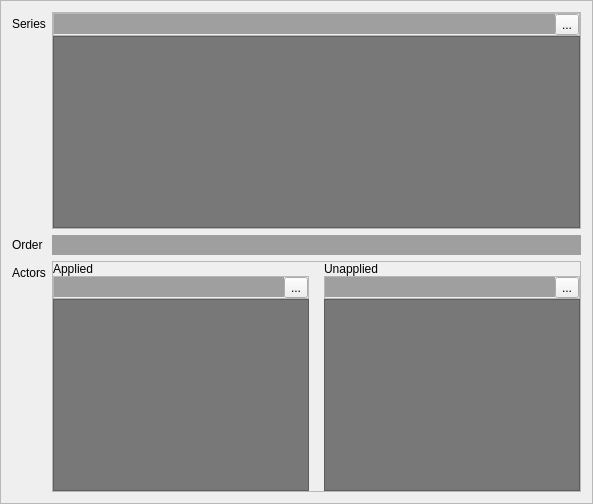
     <widget class="QFrame" name="frame_2">
      <property name="frameShape">
       <enum>QFrame::StyledPanel</enum>
      </property>
      <property name="frameShadow">
       <enum>QFrame::Sunken</enum>
      </property>
      <layout class="QFormLayout" name="formLayout_2">
       <item row="0" column="0">
        <widget class="QLabel" name="label_3">
         <property name="text">
          <string>Series</string>
         </property>
        </widget>
       </item>
       <item row="1" column="0">
        <widget class="QLabel" name="label_4">
         <property name="text">
          <string>Order</string>
         </property>
        </widget>
       </item>
       <item row="1" column="1">
        <widget class="QLineEdit" name="order">
         <property name="palette">
          <palette>
           <active>
            <colorrole role="Base">
             <brush brushstyle="SolidPattern">
              <color alpha="255">
               <red>159</red>
               <green>159</green>
               <blue>159</blue>
              </color>
             </brush>
            </colorrole>
           </active>
           <inactive>
            <colorrole role="Base">
             <brush brushstyle="SolidPattern">
              <color alpha="255">
               <red>159</red>
               <green>159</green>
               <blue>159</blue>
              </color>
             </brush>
            </colorrole>
           </inactive>
           <disabled>
            <colorrole role="Base">
             <brush brushstyle="SolidPattern">
              <color alpha="255">
               <red>108</red>
               <green>108</green>
               <blue>108</blue>
              </color>
             </brush>
            </colorrole>
           </disabled>
          </palette>
         </property>
         <property name="autoFillBackground">
          <bool>true</bool>
         </property>
         <property name="frame">
          <bool>false</bool>
         </property>
        </widget>
       </item>
       <item row="3" column="0">
        <widget class="QLabel" name="label_27">
         <property name="text">
          <string>Actors</string>
         </property>
        </widget>
       </item>
       <item row="0" column="1">
        <widget class="QFrame" name="series_bleh">
         <property name="frameShape">
          <enum>QFrame::StyledPanel</enum>
         </property>
         <property name="frameShadow">
          <enum>QFrame::Raised</enum>
         </property>
         <layout class="QVBoxLayout" name="verticalLayout">
          <property name="spacing">
           <number>0</number>
          </property>
          <property name="leftMargin">
           <number>0</number>
          </property>
          <property name="topMargin">
           <number>0</number>
          </property>
          <property name="rightMargin">
           <number>0</number>
          </property>
          <property name="bottomMargin">
           <number>0</number>
          </property>
          <item>
           <widget class="QFrame" name="frame_8">
            <property name="frameShape">
             <enum>QFrame::StyledPanel</enum>
            </property>
            <property name="frameShadow">
             <enum>QFrame::Raised</enum>
            </property>
            <layout class="QHBoxLayout" name="horizontalLayout_2">
             <property name="spacing">
              <number>0</number>
             </property>
             <property name="leftMargin">
              <number>0</number>
             </property>
             <property name="topMargin">
              <number>0</number>
             </property>
             <property name="rightMargin">
              <number>0</number>
             </property>
             <property name="bottomMargin">
              <number>0</number>
             </property>
             <item>
              <widget class="QLineEdit" name="series">
               <property name="palette">
                <palette>
                 <active>
                  <colorrole role="Base">
                   <brush brushstyle="SolidPattern">
                    <color alpha="255">
                     <red>159</red>
                     <green>159</green>
                     <blue>159</blue>
                    </color>
                   </brush>
                  </colorrole>
                 </active>
                 <inactive>
                  <colorrole role="Base">
                   <brush brushstyle="SolidPattern">
                    <color alpha="255">
                     <red>159</red>
                     <green>159</green>
                     <blue>159</blue>
                    </color>
                   </brush>
                  </colorrole>
                 </inactive>
                 <disabled>
                  <colorrole role="Base">
                   <brush brushstyle="SolidPattern">
                    <color alpha="255">
                     <red>108</red>
                     <green>108</green>
                     <blue>108</blue>
                    </color>
                   </brush>
                  </colorrole>
                 </disabled>
                </palette>
               </property>
               <property name="autoFillBackground">
                <bool>true</bool>
               </property>
               <property name="frame">
                <bool>false</bool>
               </property>
              </widget>
             </item>
             <item>
              <widget class="QToolButton" name="series_button">
               <property name="text">
                <string>...</string>
               </property>
              </widget>
             </item>
            </layout>
           </widget>
          </item>
          <item>
           <widget class="QListWidget" name="series_list">
            <property name="styleSheet">
             <string notr="true">QListWidget{background:rgb(120,120,120)}
QListWidget::item:selected{background: rgb(219, 219, 219)}
QListWidget::item:selected{color:black} </string>
            </property>
            <property name="editTriggers">
             <set>QAbstractItemView::NoEditTriggers</set>
            </property>
            <property name="alternatingRowColors">
             <bool>false</bool>
            </property>
           </widget>
          </item>
         </layout>
        </widget>
       </item>
       <item row="3" column="1">
        <widget class="QFrame" name="frame_18">
         <property name="frameShape">
          <enum>QFrame::StyledPanel</enum>
         </property>
         <property name="frameShadow">
          <enum>QFrame::Raised</enum>
         </property>
         <layout class="QGridLayout" name="gridLayout_6">
          <property name="leftMargin">
           <number>0</number>
          </property>
          <property name="topMargin">
           <number>0</number>
          </property>
          <property name="rightMargin">
           <number>0</number>
          </property>
          <property name="bottomMargin">
           <number>0</number>
          </property>
          <property name="horizontalSpacing">
           <number>15</number>
          </property>
          <property name="verticalSpacing">
           <number>0</number>
          </property>
          <item row="2" column="0">
           <widget class="QListWidget" name="actors_yes_list">
            <property name="styleSheet">
             <string notr="true">QListWidget{background:rgb(120,120,120)}
QListWidget::item:selected{background: rgb(219, 219, 219)}
QListWidget::item:selected{color:black} </string>
            </property>
            <property name="editTriggers">
             <set>QAbstractItemView::NoEditTriggers</set>
            </property>
           </widget>
          </item>
          <item row="0" column="0">
           <widget class="QLabel" name="label_37">
            <property name="text">
             <string>Applied</string>
            </property>
           </widget>
          </item>
          <item row="0" column="1">
           <widget class="QLabel" name="label_36">
            <property name="text">
             <string>Unapplied</string>
            </property>
           </widget>
          </item>
          <item row="2" column="1">
           <widget class="QListWidget" name="actors_no_list">
            <property name="styleSheet">
             <string notr="true">QListWidget{background:rgb(120,120,120)}
QListWidget::item:selected{background: rgb(219, 219, 219)}
QListWidget::item:selected{color:black} </string>
            </property>
            <property name="editTriggers">
             <set>QAbstractItemView::NoEditTriggers</set>
            </property>
           </widget>
          </item>
          <item row="1" column="0">
           <widget class="QFrame" name="frame_20">
            <property name="frameShape">
             <enum>QFrame::StyledPanel</enum>
            </property>
            <property name="frameShadow">
             <enum>QFrame::Raised</enum>
            </property>
            <layout class="QHBoxLayout" name="horizontalLayout_15">
             <property name="spacing">
              <number>0</number>
             </property>
             <property name="leftMargin">
              <number>0</number>
             </property>
             <property name="topMargin">
              <number>0</number>
             </property>
             <property name="rightMargin">
              <number>0</number>
             </property>
             <property name="bottomMargin">
              <number>0</number>
             </property>
             <item>
              <widget class="QLineEdit" name="actors_yes">
               <property name="palette">
                <palette>
                 <active>
                  <colorrole role="Base">
                   <brush brushstyle="SolidPattern">
                    <color alpha="255">
                     <red>159</red>
                     <green>159</green>
                     <blue>159</blue>
                    </color>
                   </brush>
                  </colorrole>
                 </active>
                 <inactive>
                  <colorrole role="Base">
                   <brush brushstyle="SolidPattern">
                    <color alpha="255">
                     <red>159</red>
                     <green>159</green>
                     <blue>159</blue>
                    </color>
                   </brush>
                  </colorrole>
                 </inactive>
                 <disabled>
                  <colorrole role="Base">
                   <brush brushstyle="SolidPattern">
                    <color alpha="255">
                     <red>108</red>
                     <green>108</green>
                     <blue>108</blue>
                    </color>
                   </brush>
                  </colorrole>
                 </disabled>
                </palette>
               </property>
               <property name="autoFillBackground">
                <bool>true</bool>
               </property>
               <property name="frame">
                <bool>false</bool>
               </property>
              </widget>
             </item>
             <item>
              <widget class="QToolButton" name="actors_yes_button">
               <property name="text">
                <string>...</string>
               </property>
              </widget>
             </item>
            </layout>
           </widget>
          </item>
          <item row="1" column="1">
           <widget class="QFrame" name="frame_21">
            <property name="frameShape">
             <enum>QFrame::StyledPanel</enum>
            </property>
            <property name="frameShadow">
             <enum>QFrame::Raised</enum>
            </property>
            <layout class="QHBoxLayout" name="horizontalLayout_16">
             <property name="spacing">
              <number>0</number>
             </property>
             <property name="leftMargin">
              <number>0</number>
             </property>
             <property name="topMargin">
              <number>0</number>
             </property>
             <property name="rightMargin">
              <number>0</number>
             </property>
             <property name="bottomMargin">
              <number>0</number>
             </property>
             <item>
              <widget class="QLineEdit" name="actors_no">
               <property name="palette">
                <palette>
                 <active>
                  <colorrole role="Base">
                   <brush brushstyle="SolidPattern">
                    <color alpha="255">
                     <red>159</red>
                     <green>159</green>
                     <blue>159</blue>
                    </color>
                   </brush>
                  </colorrole>
                 </active>
                 <inactive>
                  <colorrole role="Base">
                   <brush brushstyle="SolidPattern">
                    <color alpha="255">
                     <red>159</red>
                     <green>159</green>
                     <blue>159</blue>
                    </color>
                   </brush>
                  </colorrole>
                 </inactive>
                 <disabled>
                  <colorrole role="Base">
                   <brush brushstyle="SolidPattern">
                    <color alpha="255">
                     <red>108</red>
                     <green>108</green>
                     <blue>108</blue>
                    </color>
                   </brush>
                  </colorrole>
                 </disabled>
                </palette>
               </property>
               <property name="autoFillBackground">
                <bool>true</bool>
               </property>
               <property name="frame">
                <bool>false</bool>
               </property>
              </widget>
             </item>
             <item>
              <widget class="QToolButton" name="actors_no_button">
               <property name="text">
                <string>...</string>
               </property>
              </widget>
             </item>
            </layout>
           </widget>
          </item>
         </layout>
        </widget>
       </item>
      </layout>
     </widget>
